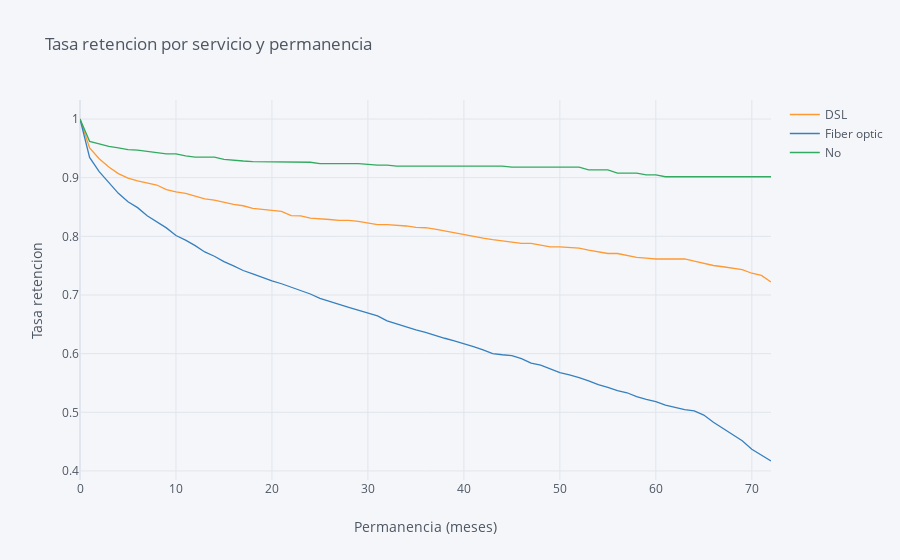

This figure's notebook cell:
### Code cell
rates=survival(data, 'InternetService', 'tenure', 'ChurnBinary')
rates.iplot(kind='line', xTitle='Permanencia (meses)', 
            yTitle='Tasa retencion', title='Tasa retencion por servicio y permanencia')
